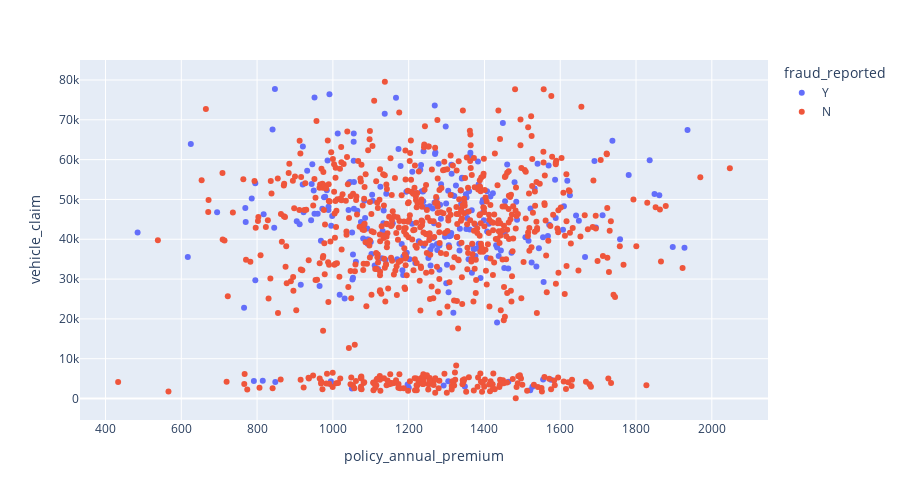

Notebook cell for this chart:
### Code cell
fig=px.scatter(insurance_claim,x='policy_annual_premium',y='vehicle_claim',color='fraud_reported')
fig.update_layout(
    width=900,     # customize width
    height=500     # customize height
)
fig.show()

### Figure 1 — Plotly figure (JSON) as saved in the notebook; plotly's stock layout.template omitted (floating-point values rounded to 4 significant figures; data arrays with more than 128 entries replaced by an {"elided": "..."} marker saying what was removed)
{"data": [{"hovertemplate": "fraud_reported=Y<br>policy_annual_premium=%{x}<br>vehicle_claim=%{y}<extra></extra>", "legendgroup": "Y", "marker": {"color": "#636efa", "symbol": "circle"}, "mode": "markers", "name": "Y", "orientation": "v", "showlegend": true, "type": "scatter", "x": {"elided": "247 float values"}, "xaxis": "x", "y": {"elided": "247 int values"}, "yaxis": "y"}, {"hovertemplate": "fraud_reported=N<br>policy_annual_premium=%{x}<br>vehicle_claim=%{y}<extra></extra>", "legendgroup": "N", "marker": {"color": "#EF553B", "symbol": "circle"}, "mode": "markers", "name": "N", "orientation": "v", "showlegend": true, "type": "scatter", "x": {"elided": "752 float values"}, "xaxis": "x", "y": {"elided": "752 int values"}, "yaxis": "y"}], "layout": {"height": 500, "legend": {"title": {"text": "fraud_reported"}, "tracegroupgap": 0}, "margin": {"t": 60}, "width": 900, "xaxis": {"anchor": "y", "domain": [0, 1], "title": {"text": "policy_annual_premium"}}, "yaxis": {"anchor": "x", "domain": [0, 1], "title": {"text": "vehicle_claim"}}}}
